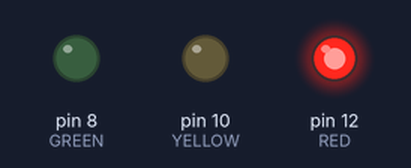
The sketch below on a simulated Arduino Uno, built with avr-gcc and run on an emulated ATmega328P. On the bench: output pins drawn as LEDs (lit = HIGH).

Above: at 2.5 s.
At 5.5 s:
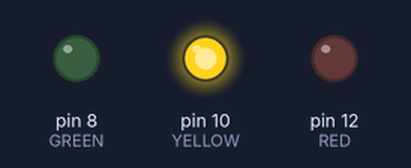
At 8.5 s:
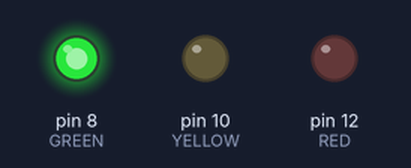
Timing chart, 0 to 14.3 s (numbered marks = the images above):
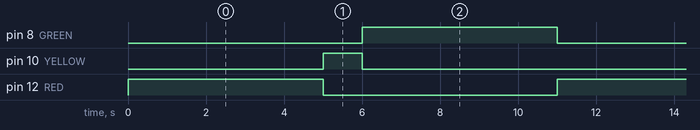

The sketch:

LEDBlink-DSPSa.ino
```cpp
const int RED = 12;
const int YELLOW = 10;
const int GREEN = 8;

void setup() {
  // put your setup code here, to run once:
  pinMode(RED,OUTPUT); //pinMode(port, INPUT OR OUTPUT)
  pinMode(YELLOW,OUTPUT);
  pinMode(GREEN,OUTPUT);
}

void loop() {
  // put your main code here, to run repeatedly:
  digitalWrite(RED,HIGH);
  delay(5000);
  digitalWrite(RED,LOW);
  digitalWrite(YELLOW,HIGH);
  delay(1000);
  digitalWrite(YELLOW,LOW);
  digitalWrite(GREEN,HIGH);
  delay(5000);
  digitalWrite(GREEN,LOW);
}
```

Measured:
- by itself, pin 8 (GREEN), pin 12 (RED): alternates HIGH for 5.0 s and LOW for 6.0 s
- by itself, pin 10 (YELLOW): alternates HIGH for 1.0 s and LOW for 10.0 s
- by itself, everything shown: repeats every 11.0 s, in 4 steps
